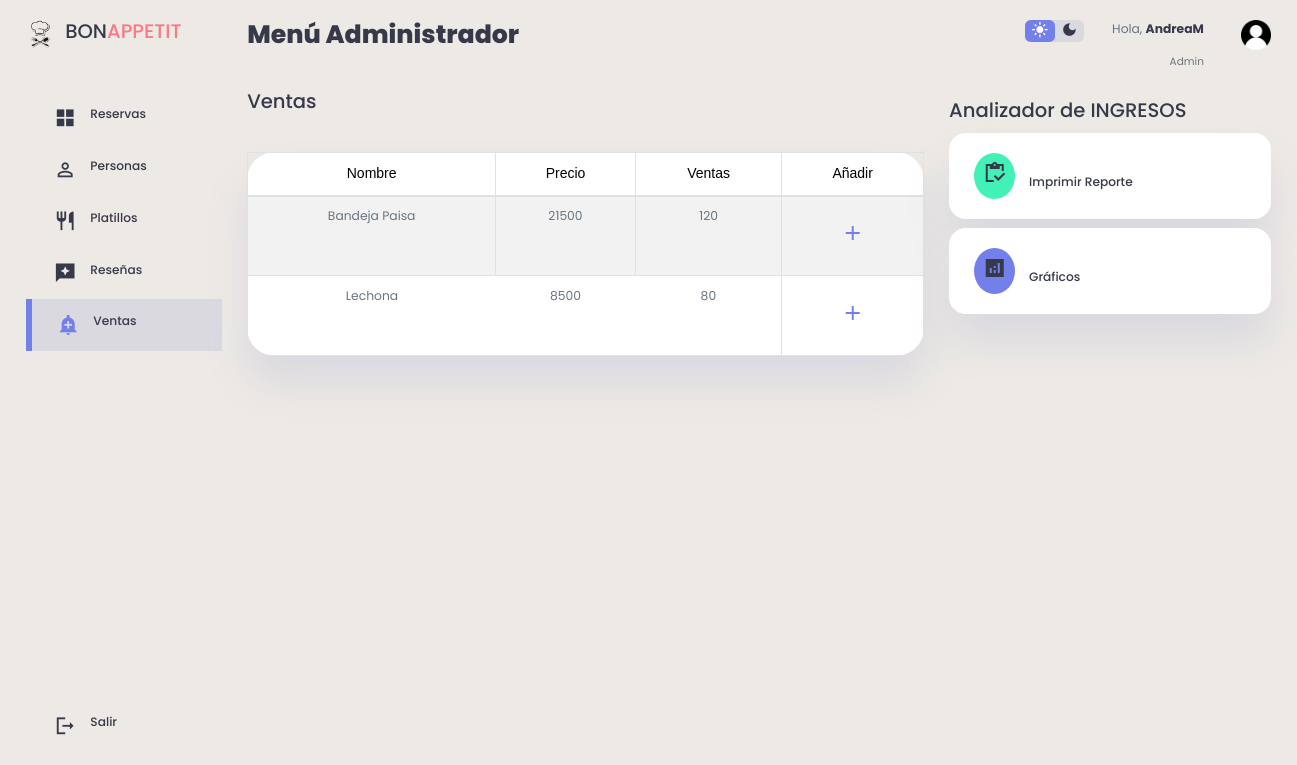
Page /ventas/ventas.php (signed in) on the committed database.
### tables this page shows
CREATE TABLE `platillos` (
  `Id_Platillo` int(11) NOT NULL,
  `Nombre_Platillo` varchar(200) DEFAULT NULL,
  `Precio_Platillo` int(11) DEFAULT NULL,
  `Foto_Platillo` mediumblob DEFAULT NULL,
  `Descripcion` varchar(1000) DEFAULT NULL,
  `ventas` int(11) NOT NULL,
  `Estado` varchar(100) DEFAULT NULL,
  `Id_Categoria` int(11) NOT NULL
);

### ventas/ventas.php (the view, shortened to what this page needs)
<?php
    include("conexion.php");
    $datos= "SELECT * FROM platillos";
?>
<!DOCTYPE html>
<html lang="en">
<head>
    <link rel="stylesheet" href="https://cdnjs.cloudflare.com/ajax/libs/twitter-bootstrap/4.1.3/css/bootstrap.css">
    <link rel="stylesheet" href="https://cdn.datatables.net/1.10.20/css/dataTables.bootstrap4.min.css">
    <link href="https://cdnjs.cloudflare.com/ajax/libs/font-awesome/5.13.0/css/all.min.css" rel="stylesheet">
    <link rel="stylesheet"a href="../ventas/style.css">
</head>
<body>
    <div class="container1">
        <aside>
            <div class="top">
                 <div class="logo">
                       <img src="./img/icon.png">
                       <h2>BON<span class="danger">APPETIT</span></h2>
                 </div>
            </div>
            <div class="sidebar">
                <a href="../admin/admin.php">
                     <span class="material-icons-sharp">grid_view</span>
                     <h3>Reservas</h3>
                </a>
                <a href="../clientes/clientes.php">
                    <span class="material-icons-sharp">person_outline</span>
                    <h3>Personas</h3>
               </a>
               <a href="../platillos/platillos.php">
                    <span class="material-icons-sharp">restaurant</span>
                    <h3>Platillos</h3>
               </a>
               <a href="../resenas/resenas.php">
                    <span class="material-icons-sharp">reviews</span>
                    <h3>Reseñas</h3>
                </a>
                <a href="../ventas/ventas.php" class="active">
                    <span class="material-icons-sharp">add_alert</span>
                    <h3>Ventas</h3>
                </a>
                <a href="../view/cerrar_sesion.php">
                    <span class="material-icons-sharp">logout</span>
                    <h3>Salir</h3>
                </a>
            </div>
        </aside>
        <main>
            <h1>Menú Administrador</h1>
            <br>
            <h2 style="margin-top: 15px">Ventas</h2>
            <div class="recent-orders">
            <table id="tablax" border="0" cellspacing="5" cellpadding="5" class="table table-striped table-bordered" style="width:100%">
            <div class="container2" style="margin-top: 10px;padding: 5px">
                <thead>
                            <tr>
                                <td> <font face="Arial">Nombre</font> </td>
                                <td> <font face="Arial">Precio</font> </td>
                                <td> <font face="Arial">Ventas</font> </td>
                                <td> <font face="Arial">Añadir</font> </td>
                            </tr>
                </thead>
            </div>
                <tbody>
                            <?php foreach ($con -> query($datos) as $row) {
                        ?>
                                <tr>
                                    <td><p><?php echo $row['Nombre_Platillo'] ?></p></td>
                                    <td><p><?php echo $row['Precio_Platillo'] ?></p></td>
                                    <td><p><?php echo $row['ventas'] ?></p></td>
                                    <th><a href="actualizar.php?Id_Platillo=<?php echo $row['Id_Platillo']?>"> <span class="material-icons-sharp">add</span> </a></td>
                                </tr>
                        <?php
                        }
                    ?>
                </tbody>
                </table>
            </div>
        </main>
        <div class="right">
            <div class="top">
                <div class="theme-toggler">
                    <span class="material-icons-sharp active">light_mode</span>
                    <span class="material-icons-sharp">dark_mode</span>
                </div>
                <div class="profile">
                    <div class="info">
                        <p>Hola, <b><?php echo $_SESSION['usuario']; ?></b></p>
                        <small class="text-muted">Admin</small>
                    </div>
                    <div class="profile-photo">
                       <img src="./img/user.png">
                    </div>
                </div>
            </div>
            <div class="sales-analytics">
                <h2>Analizador de INGRESOS</h2>
                <div class="item customers">
                    <div class="icon">
                        <a target="_blank" href="../Rreservas/reservas.php"><span class="material-icons-sharp">inventory</span></a>
                    </div>
                    <div class="right">
                        <div class="info">
                            <h3>Imprimir Reporte</h3>
                        </div>
                    </div>
                </div>
                <div class="item online">
                <div class="icon">
                    <a target="_blank" href="../Grafico/index.php"> <span class="material-icons-sharp">analytics</span> </a>
                </div>
                <div class="right">
                    <div class="info">
                        <h3>Gráficos</h3>
                    </div>
                </div>
            </div>
        </div>
    </div>
</body>
</html>

### ventas/style.css (style rules this page uses)
:root { --color-primary:#7380ec; --color-danger:#ff7782; --color-success:#41f1b6; --color-warning:#ffbb55; --color-white:#fff; --color-info-dark:#000000; --color-info-light: #dce1eb; --color-dark:#363949; --color-light:rgba(132,139,200,0.18); --color-primary-variant:#111e88; --color-dark-variant:#677483; --color-background:linear-gradient(to bottom, #EDEAE5, #EDEAE5); --color-tablas:#fff; --color-td:#5a6571; --card-border-radius:2rem; --border-radius-1:0.4rem; --border-radius-2:0.8rem; --border-radius-3:1.2rem; --card-padding:1.8rem; --padding-1:1.2rem; --box-shadow: 0 2rem 3rem var(--color-light); }
* { margin:0; padding:0; outline:0; appearance:none; border:0; text-decoration:none; list-style:none; box-sizing:border-box; }
html { font-size:14px; }
body { width: 100vw; height: 103vh; font-family: poppins, sans-serif; font-size:0.88rem; background: var(--color-background); user-select: none; overflow-x: hidden; color: var(--color-dark); }
.container1 { display: grid; width: 96%; margin: 0 auto; gap: 1.8rem; grid-template-columns: 14rem auto 23rem; }
a { color: var(--color-dark); }
img { width: 30px; height: 30px; }
h1 { font-weight:800; font-size:1.8rem; }
h2 { font-size:1.4rem; }
h3 { font-size:0.87rem; color: var(--color-dark); }
small { font-size: 0.75rem; }
.profile-photo { width: 2.8rem; height: 2.8rem; overflow: hidden; }
.text-muted { color: var(--color-info-dark); }
p { color: var(--color-dark-variant); }
b { color: var(--color-dark); }
.danger { color: var(--color-danger); }
aside { height: 100vh; }
aside .top { display: flex; align-items: center; justify-content: space-between; margin-top: 1.4rem; }
aside .logo { display: flex; gap: 0.8rem; }
aside .logo img { width: 2rem; height: 2rem; }
font { color: var(--color-info-dark); font-size: 1rem; }
aside .sidebar { display: flex; flex-direction: column; height: 86vh; position: relative; top: 3rem; }
aside h3 { font-weight: 500; }
aside .sidebar a { display: flex; color: var(--color-info-dark); margin-left: 2rem; gap: 1rem; align-items: center; position: relative; height: 3.7rem; transition: all 300ms ease; }
aside .sidebar a span { font-size: 1.6rem; transition: all 300ms ease; color: var(--color-dark); }
aside .sidebar a:last-child { position: absolute; bottom: 2rem; width: 100%; }
aside .sidebar a.active { background: var(--color-light); color: var(--color-primary); margin-left: 0; }
aside .sidebar a.active::before { content: ""; width: 6px; height: 100%; background: var(--color-primary); }
aside .sidebar a.active span { color: var(--color-primary); margin-left: calc(1rem - 3px); }
main { margin-top: 1.4rem; }
main .recent-orders { margin-top: 2rem; }
main .recent-orders table { background: var(--color-tablas); width: 100%; border-radius: var(--card-border-radius); padding: var(--card-padding); text-align: center; box-shadow: var(--box-shadow); transition: all 500ms ease; }
main table tbody { height: 30px; margin-top: -30px; }
main table tbody td { height: 2.8rem; border-bottom: 1px solid var(--color-light); }
main table tbody tr:last-child td { border: none; }
main .recent-orders a { text-align: center; display: block; margin: 1rem auto; color: var(--color-primary); }
.right { margin-top: 1.4rem; }
.right .top { display: flex; justify-content: end; gap: 2rem; }
.right .theme-toggler { background: var(--color-light); display: flex; justify-content: space-between; align-items: center; height: 1.6rem; width: 4.2rem; cursor: pointer; border-radius: var(--border-radius-1); }
.right .theme-toggler span { font-size: 1.2rem; width: 50%; height: 100%; display: flex; align-items: center; justify-content: center; }
.right .theme-toggler span.active { background: var(--color-primary); color: white; border-radius: var(--border-radius-1); }
.right .top .profile { display: flex; gap: 2rem; text-align: right; }
.right .sales-analytics { margin-top: 2rem; }
.right .sales-analytics h2 { margin-bottom: 0.8rem; }
.right .sales-analytics .item { background: var(--color-tablas); display: flex; align-items: center; gap: 1rem; margin-bottom: 0.7rem; padding: 1.4rem var(--card-padding); border-radius: var(--border-radius-3); box-shadow: var(--box-shadow); transition: all 300ms ease; }
.right .sales-analytics .item .icon { padding: 0.6rem; background: var(--color-tablas); border-radius: 50%; background: var(--color-primary); display: flex; }
.right .sales-analytics .item.customers .icon { background: var(--color-success); }

### rows in the picture
platillos: Nombre_Platillo "Bandeja Paisa", Precio_Platillo "21500", ventas "120"
platillos: Nombre_Platillo "Lechona", Precio_Platillo "8500", ventas "80"

### other values in the picture
$_SESSION['usuario'] "AndreaM"
